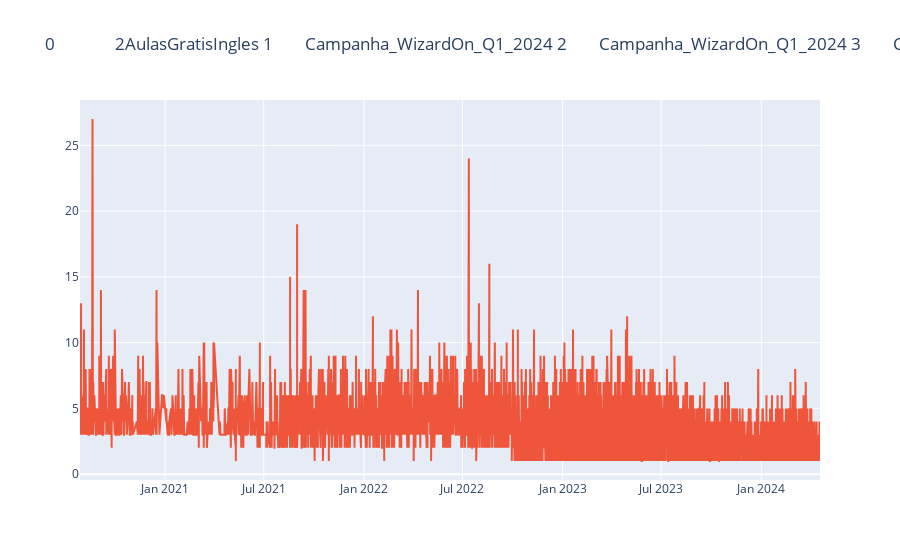

Source (notebook cell):
### Code cell
figura = px.line(title = f'{df_forms_hubstop['campanha']}')
figura.add_scatter(x = X['Create Date'], y = X['Number of Unique Forms Submitted'], name = 'Amostras')
figura.show()

### Figure 1 — Plotly figure (JSON) as saved in the notebook; plotly's stock layout.template omitted (floating-point values rounded to 4 significant figures; data arrays with more than 128 entries replaced by an {"elided": "..."} marker saying what was removed)
{"data": [{"hovertemplate": "<extra></extra>", "legendgroup": "", "line": {"color": "#636efa", "dash": "solid"}, "marker": {"symbol": "circle"}, "mode": "lines", "name": "", "orientation": "v", "showlegend": false, "type": "scatter", "xaxis": "x", "yaxis": "y"}, {"name": "Amostras", "type": "scatter", "x": {"elided": "52789 str values"}, "y": {"elided": "52789 int values"}}], "layout": {"legend": {"tracegroupgap": 0}, "title": {"text": "0               2AulasGratisIngles\n1        Campanha_WizardOn_Q1_2024\n2        Campanha_WizardOn_Q1_2024\n3        Campanha_WizardOn_Q1_2024\n4        Campanha_WizardOn_Q1_2024\n                   ...            \n52844                    Wizard_On\n52845                    Wizard_On\n52846                      Nenhuma\n52847                    Wizard_On\n52848                    Wizard_On\nName: campanha, Length: 52849, dtype: object"}, "xaxis": {"anchor": "y", "domain": [0, 1]}, "yaxis": {"anchor": "x", "domain": [0, 1]}}}
